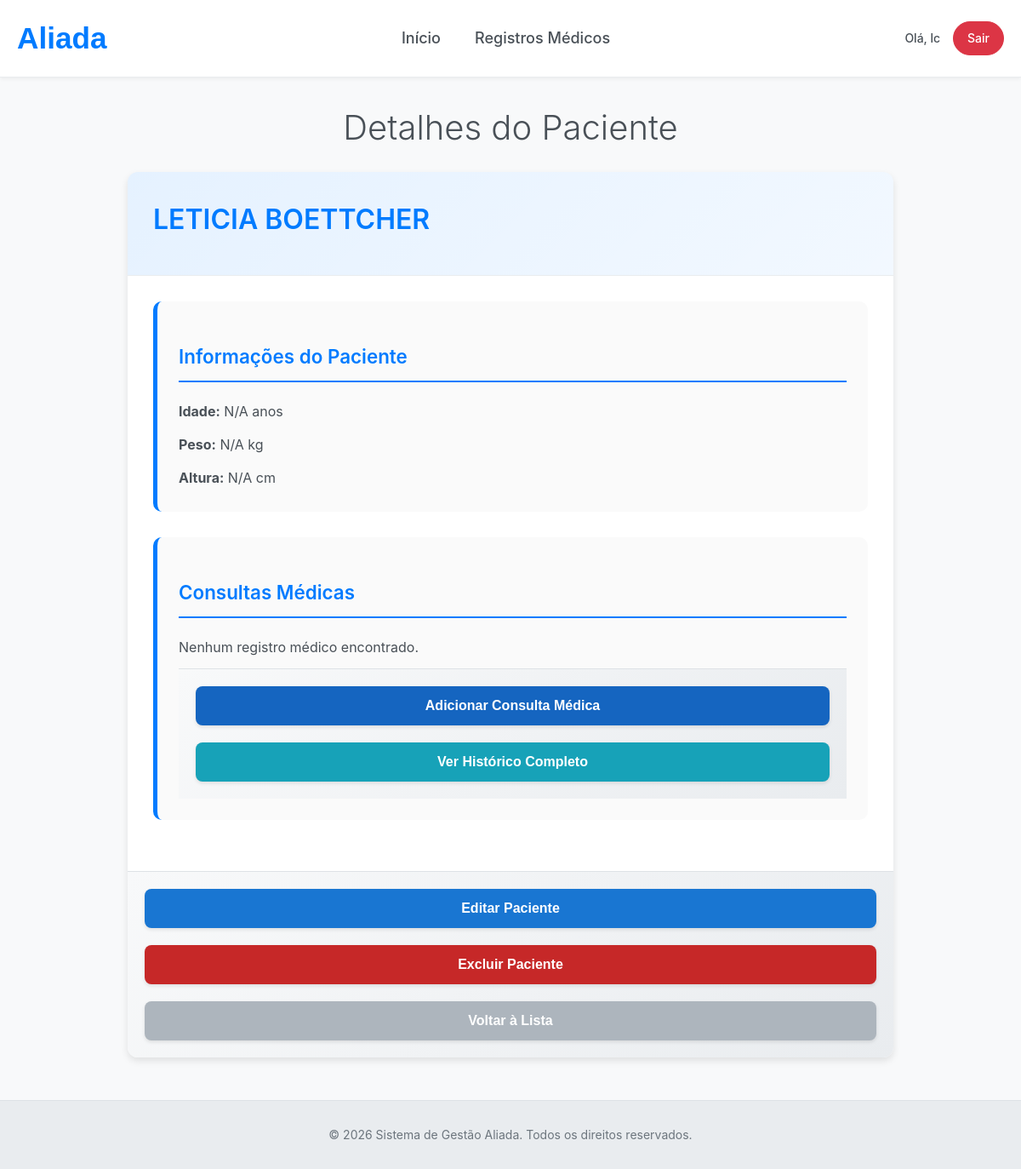
/patients/2/ (signed in), run on the app's committed database.
### aliada/models.py (models this page shows, shortened)
class PatientRecord(models.Model):
    first_name = models.CharField(max_length=100)
    last_name = models.CharField(max_length=100)
    email = models.EmailField(blank=True, null=True)
    phone = models.CharField(max_length=20, blank=True, null=True)
    age = models.IntegerField(blank=True, null=True, help_text="Age in years")
    weight = models.DecimalField(max_digits=5, decimal_places=2, blank=True, null=True, help_text="Weight in kg")
    height = models.DecimalField(max_digits=5, decimal_places=2, blank=True, null=True, help_text="Height in cm")
    created_by = models.ForeignKey(User, on_delete=models.SET_NULL, null=True, related_name='created_patients')
    created_at = models.DateTimeField(default=timezone.now)
    updated_by = models.ForeignKey(User, on_delete=models.SET_NULL, null=True, related_name='updated_patients')
    updated_at = models.DateTimeField(auto_now=True)

### aliada/groups.py (the view)
        def _wrapped_view(request, *args, **kwargs):
            user = request.user
            if user.is_authenticated:
                if user.groups.filter(name__in=group_names).exists() or user.is_superuser:
                    return view_func(request, *args, **kwargs)
            return render(request, 'core/access_denied.html', status=403)

### aliada/groups.py (called while the page is built)
def group_required(*group_names):
    def decorator(view_func):
        def _wrapped_view(request, *args, **kwargs):
            user = request.user
            if user.is_authenticated:
                if user.groups.filter(name__in=group_names).exists() or user.is_superuser:
                    return view_func(request, *args, **kwargs)
            return render(request, 'core/access_denied.html', status=403)
        return _wrapped_view
    return decorator

### aliada/views.py (called while the page is built)
@group_required('admin')
def patient_detail(request, pk):
    patient = get_object_or_404(PatientRecord, pk=pk)
    medical_records = patient.medical_records.all().order_by('-date')
    return render(request, 'core/patient/patient_detail.html', {'patient': patient, 'medical_records': medical_records})

### aliada/templates/core/patient/patient_detail.html (shortened to what this page needs)
{% extends "core/base.html" %}
{% block content %}
    <div class="record-container">
        <h1>Detalhes do Paciente</h1>
        <div class="record-card">
            <div class="record-header">
                <h2>{{ patient.first_name.upper }} {{ patient.last_name.upper }}</h2>
            </div>
            <div class="record-body">
                <div class="record-section">
                    <h3>Informações do Paciente</h3>
                    <p><strong>Idade:</strong> {{ patient.age|default:"N/A" }} anos</p>
                    <p><strong>Peso:</strong> {{ patient.weight|default:"N/A" }} kg</p>
                    <p><strong>Altura:</strong> {{ patient.height|default:"N/A" }} cm</p>
                </div>
                <div class="record-section">
                    <h3>Consultas Médicas</h3>
                    {% if medical_records %}
                        <ul>
                            {% for record in medical_records %}
                                <li>
                                    <a href="{% url 'medical_record_detail' pk=record.pk %}">{{ record.date | date:"d/m/Y" }} - {{ record.description|truncatechars:50 }}</a>
                                </li>
                            {% endfor %}
                        </ul>
                    {% else %}
                        <p>Nenhum registro médico encontrado.</p>
                    {% endif %}
                    <div class="record-actions">
                        <button type="button" size="small" class="register-link" onclick="window.location.href='{% url 'medical_record_create' patient_pk=patient.pk %}'">Adicionar Consulta Médica</button>
                        <button type="button" size="small" class="history-link" onclick="window.location.href='{% url 'patient_history' pk=patient.pk %}'">Ver Histórico Completo</button>
                    </div>
                </div>
            </div>
            <div class="record-actions">
                <button type="button" size="small" class="edit-link" onclick="window.location.href='{% url 'record_update' pk=patient.pk %}'">Editar Paciente</button>
                <button type="button" size="small" class="delete-link" onclick="window.location.href='{% url 'record_delete' pk=patient.pk %}'">Excluir Paciente</button>
                <button type="button" size="small" class="back-link" onclick="window.location.href='{% url 'record_list' %}'">Voltar à Lista</button>
            </div>
        </div>
    </div>
{% endblock %}

### aliada/templates/core/partials/_header.html
    <header class="main-header">
        <div class="header-container">
            <div class="header-logo">
                <h1>Aliada</h1>
            </div>
            <nav class="header-nav">
                <ul class="nav-list">
                    <li class="nav-item"><a href="{% url 'home' %}">Início</a></li>
                    {% if user.is_authenticated %}
                        <li class="nav-item"><a href="{% url 'record_list' %}">Registros Médicos</a></li>
                    {% endif %}
                </ul>
            </nav>
            <div class="header-user">
                {% if user.is_authenticated %}
                    <span class="user-greeting">Olá, {{ user.first_name|default:user.username }}</span>
                    <a href="{% url 'logout' %}" class="btn-logout">Sair</a>
                {% else %}
                    <a href="{% url 'login' %}" class="btn-login">Entrar</a>
                {% endif %}
            </div>
        </div>
    </header>

### aliada/static/core/style.css (style rules this page uses)
body { font-family: -apple-system, BlinkMacSystemFont, 'Segoe UI', Roboto, 'Helvetica Neue', Arial, sans-serif; background-color: #f8f9fa; margin: 0; padding: 0; color: #212529; line-height: 1.6; --primary-color: #007bff; --primary-dark: #0056b3; --secondary-color: #17a2b8; --success-color: #28a745; --danger-color: #dc3545; --light-color: #f8f9fa; --dark-color: #343a40; --gray-color: #6c757d; --border-radius: 12px; --box-shadow: 0 4px 6px rgba(0,0,0,0.1); --transition: all 0.3s ease; }
h1 { color: #495057; text-align: center; margin-bottom: 20px; font-weight: 300; font-size: 2.5em; }
button { background-color: var(--primary-color); color: white; padding: 14px 28px; border: none; border-radius: 8px; cursor: pointer; font-size: 16px; font-weight: 600; width: 100%; transition: var(--transition); box-shadow: 0 2px 4px rgba(0,0,0,0.1); }
.edit-link { background-color: #1976d2; }
.register-link { background-color: #1565c0; }
.delete-link { background-color: #c62828; }
.history-link { background-color: var(--secondary-color); }
.back-link { background-color: #adb5bd; }
.main-header { background-color: #fff; border-bottom: 1px solid #e9ecef; box-shadow: 0 2px 4px rgba(0,0,0,0.05); position: sticky; top: 0; z-index: 1000; }
.header-container { max-width: 1200px; margin: 0 auto; padding: 0 20px; display: flex; align-items: center; justify-content: space-between; height: 90px; }
.header-logo h1 { margin: 0; font-size: 2.2em; font-weight: 700; color: #007bff; font-family: 'Poppins', sans-serif; }
.header-nav .nav-list { list-style: none; padding: 0; margin: 0; display: flex; gap: 40px; }
.nav-item a { text-decoration: none; color: #495057; font-weight: 500; font-size: 18px; transition: color 0.3s ease; padding: 15px 0; position: relative; }
.nav-item a::after { content: ''; position: absolute; width: 0; height: 2px; bottom: 0; left: 0; background-color: #007bff; transition: width 0.3s ease; }
.header-user { display: flex; align-items: center; gap: 15px; }
.user-greeting { font-size: 14px; color: #495057; font-weight: 500; }
.btn-login, .btn-logout { padding: 8px 16px; border-radius: 20px; font-weight: 500; text-decoration: none; transition: all 0.3s ease; font-size: 14px; }
.btn-logout { background-color: #dc3545; color: #fff; border: 1px solid #dc3545; }
.record-container { max-width: 900px; margin: 0 auto; padding: 0 20px; }
.record-card { background-color: white; border-radius: var(--border-radius); box-shadow: var(--box-shadow); overflow: hidden; margin-bottom: 20px; }
.record-header { background: linear-gradient(135deg, rgba(0, 123, 255, 0.1) 0%, rgba(0, 123, 255, 0.05) 100%); padding: 30px; border-bottom: 1px solid #e9ecef; }
.record-header h2 { margin: 0 0 10px 0; color: var(--primary-color); font-size: 2em; font-weight: 600; }
.record-body { padding: 30px; }
.record-section { margin-bottom: 30px; padding: 25px; background-color: #fafafa; border-radius: 10px; border-left: 5px solid var(--primary-color); transition: all 0.3s ease; }
.record-section h3 { color: var(--primary-color); border-bottom: 2px solid var(--primary-color); padding-bottom: 10px; margin-bottom: 20px; font-size: 1.4em; font-weight: 600; }
.record-section p { line-height: 1.8; color: #495057; margin: 0 0 10px 0; font-size: 1em; }
.record-section p:last-child { margin-bottom: 0; }
.record-actions { padding: 20px; background: linear-gradient(135deg, #f8f9fa 0%, #e9ecef 100%); border-top: 1px solid #dee2e6; display: flex; gap: 20px; flex-wrap: wrap; justify-content: center; }
.record-card { background-color: white; border-radius: 12px; box-shadow: 0 4px 8px rgba(0,0,0,0.1); overflow: hidden; transition: transform 0.3s ease, box-shadow 0.3s ease; }

### data on the page
PatientRecord: first_name "LETICIA", last_name "BOETTCHER", age "N/A", weight "N/A", height "N/A"

### other printed values
{{ user.first_name|default:user.username }} "lc"
